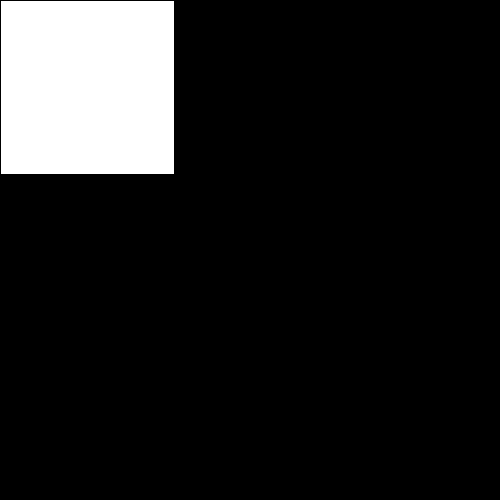
Frame 1 (no input)
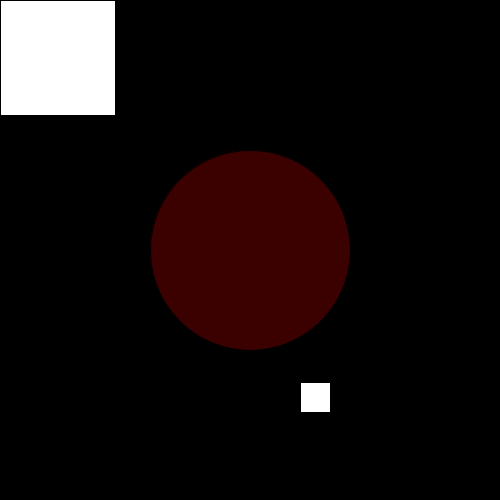
Frame 60 (the mouse pressed at the canvas centre just before this capture)
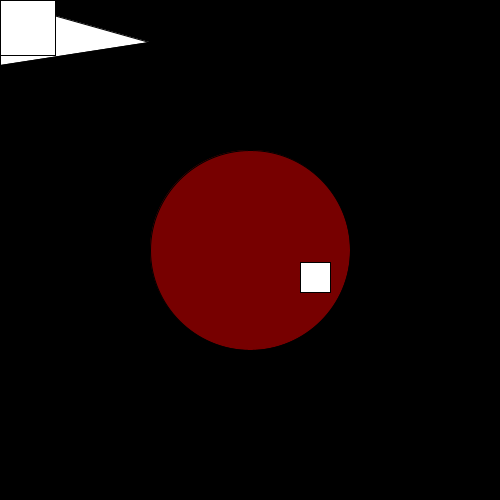
Frame 120 (the mouse held since frame 60 and released just before this capture)

The Processing sketch that drew these frames (run headless with seeded random() and noise(); from frame 60 on, the mouse is pressed at the canvas centre):

// Processing sketch: Anna_Kim_and_Berk_Yilmaz___Reverse_Engineering_Variables_Challe
// ── Anna_Kim_and_Berk_Yilmaz___Reverse_Engineering_Variables_Challe.pde
//Anna Kim
//6/22/2022
//Reverse Engineering Variables Challenge

int height = 500;
int x = 0;
int z =30;
int radius= 175;
int r=0;

void setup () {
  
size (500,500);

}

void draw() {
background(0);

fill(255,255,255);
triangle(0,0, 0, 65, z, 42 );

z= z+1;

fill(#FFFFFF);
radius=radius-1;
square(0,0,radius);

fill(r,00,00);
r=r+1;
circle(width/2, height/2, 200);

fill(255,255,255);
  square(300, height - x, 30);

  x= x+2;
  
  if (x == 500) {
    x=0;
  }
}
